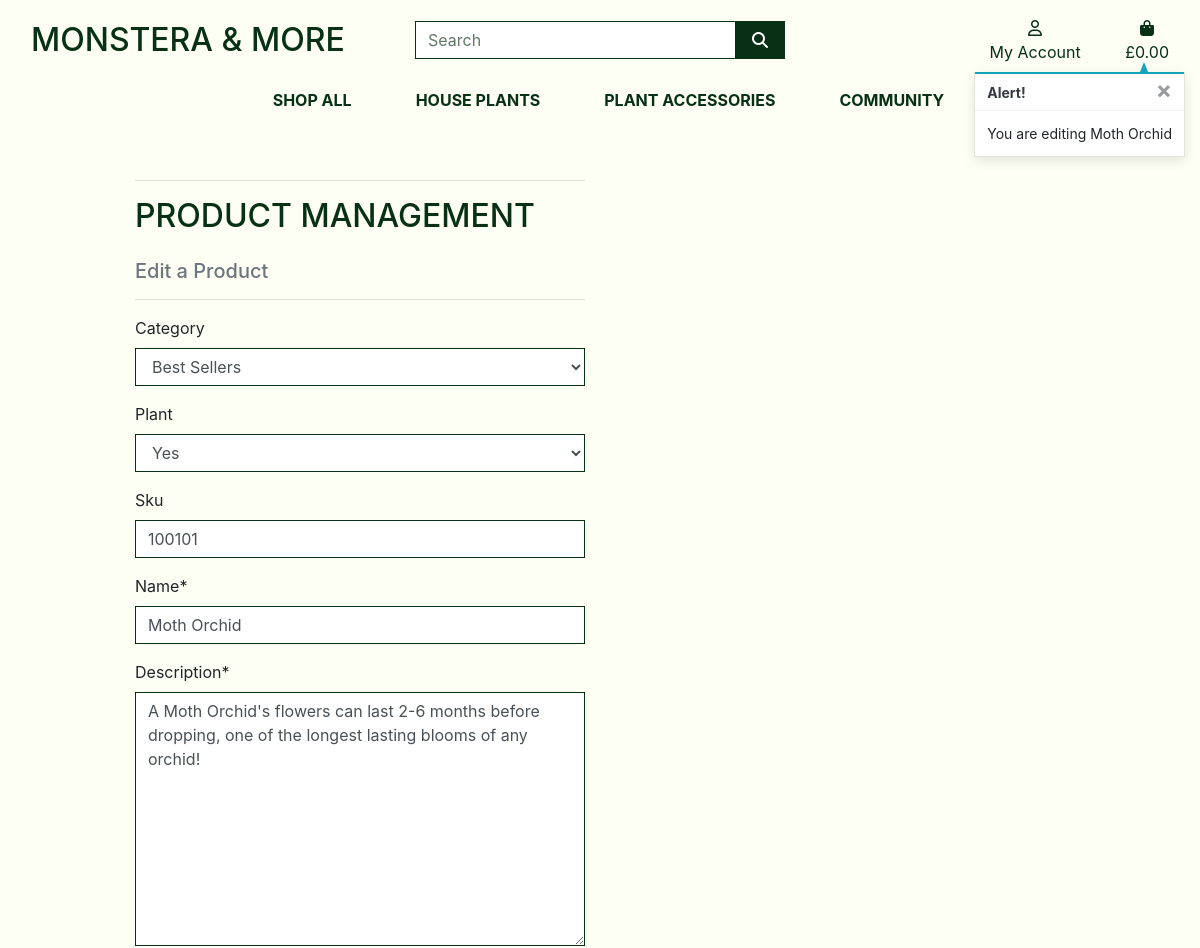
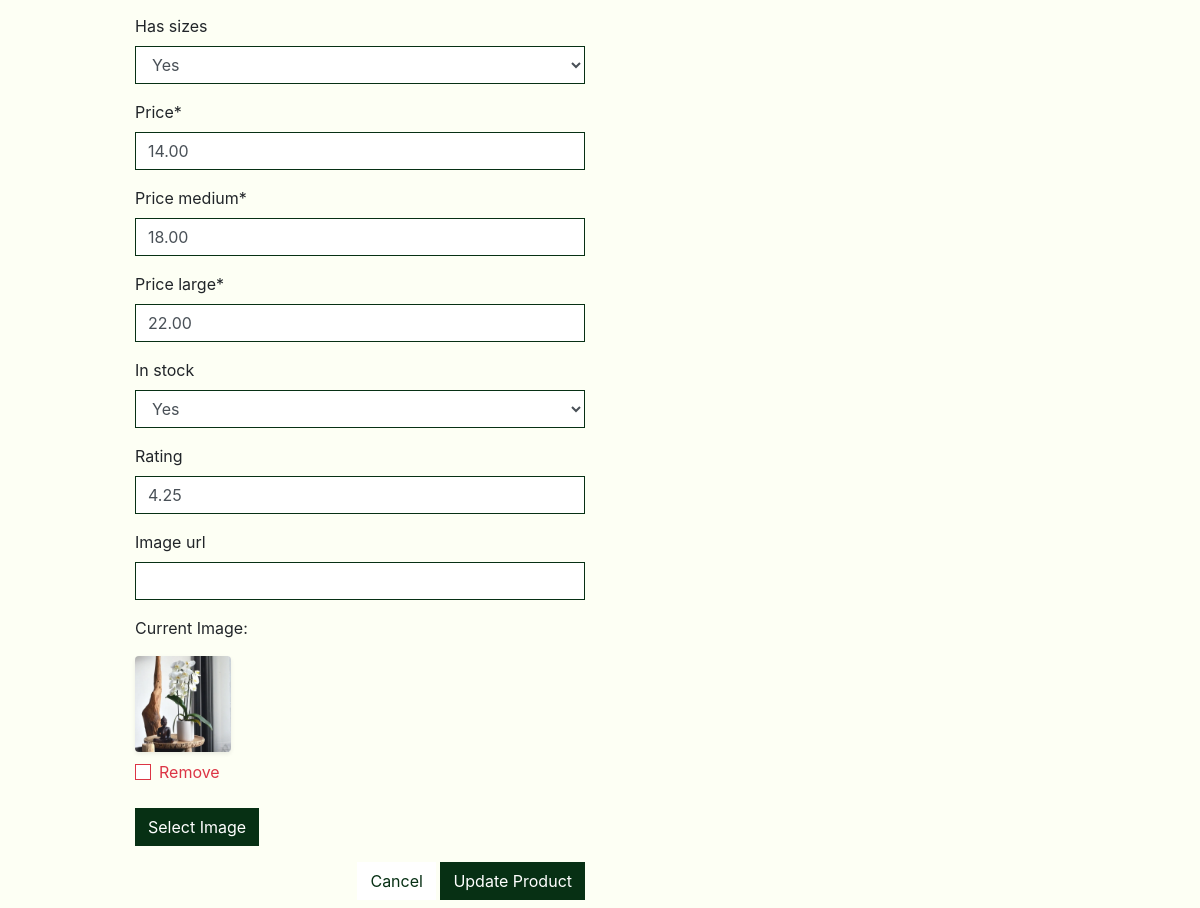
The page /products/edit/178/ (signed in) on the database its author committed (2 pictures, top to bottom).
### products/models.py (models this page shows, shortened)
class Product(models.Model):
    category = models.ForeignKey('Category', null=True, blank=True, on_delete=models.SET_NULL)
    plant = models.BooleanField(null=True, blank=True)
    sku = models.CharField(max_length=254, null=True, blank=True)
    name = models.CharField(max_length=254)
    description = models.TextField()
    has_sizes = models.BooleanField(default=False, null=True, blank=True)
    price = models.DecimalField(max_digits=6, decimal_places=2)
    price_medium = models.DecimalField(max_digits=6, decimal_places=2, default=0)
    price_large = models.DecimalField(max_digits=6, decimal_places=2, default=0)
    in_stock = models.BooleanField(default=True, null=True, blank=True)
    date_created = models.DateTimeField(auto_now_add=True)
    rating = models.DecimalField(max_digits=6, decimal_places=2, null=True, blank=True)
    image_url = models.URLField(max_length=1024, null=True, blank=True)
    image = models.ImageField(null=True, blank=True)

### products/views.py (the view)
# urls.py: path('edit/<int:product_id>/', views.edit_product, name='edit_product'),
@login_required
def edit_product(request, product_id):
    if not request.user.is_superuser:
        messages.error(request, 'Sorry, only store owners can do that.')
        return redirect(reverse('home'))
    product = get_object_or_404(Product, pk=product_id)
    if request.method == 'POST':
        form = ProductForm(request.POST, request.FILES, instance=product)
        if form.is_valid():
            form.save()
            messages.success(request, 'Successfully updated product!')
            return redirect(reverse('product_detail', args=[product.id]))
        else:
            messages.error(request, 'Failed to update product. Please ensure the form is valid.')
    else:
        form = ProductForm(instance=product)
        messages.info(request, f'You are editing {product.name}')
    template = 'products/edit_product.html'
    context = {
        'form': form,
        'product': product,
        'on_profile_page': True,
    }
    return render(request, template, context)

### products/forms.py
class ProductForm(forms.ModelForm):
    class Meta:
        model = Product
        fields = '__all__'
    image = forms.ImageField(label='Image', required=False, widget=CustomClearableFileInput)
    def __init__(self, *args, **kwargs):
        super().__init__(*args, **kwargs)
        categories = Category.objects.all()
        friendly_names = [(c.id, c.get_friendly_name()) for c in categories]
        self.fields['category'].choices = friendly_names
        for field_name, field in self.fields.items():
            field.widget.attrs['class'] = 'border-black rounded-0'

### bag/contexts.py (called while the page is built, shortened)
def bag_contents(request):
    bag_items = []
    total = 0
    product_count = 0
    bag = request.session.get('bag', {})
    if total < settings.FREE_DELIVERY_THRESHOLD:
        delivery = total * Decimal(settings.STANDARD_DELIVERY_PERCENTAGE / 100)
        free_delivery_delta = settings.FREE_DELIVERY_THRESHOLD - total
    else:
        delivery = 0
        free_delivery_delta = 0
    grand_total = delivery + total
    context = {
        'bag_items': bag_items,
        'total': total,
        'product_count': product_count,
        'delivery': delivery,
        'free_delivery_delta': free_delivery_delta,
        'free_delivery_threshold': settings.FREE_DELIVERY_THRESHOLD,
        'grand_total': grand_total,
    }
    return context

### products/models.py (called while the page is built)
    def get_friendly_name(self):
        return self.friendly_name

### products/templates/products/edit_product.html (shortened to what this page needs)
{% extends "base.html" %}
{% load static %}
{% block page_header %}
    <div class="container header-container">
    </div>
{% endblock %}
{% block content %}
    <div class="overlay"></div>
    <div class="container">
        <div class="row">
            <div class="col-12 col-md-6">
                <hr>
                <h2 class="logo-font mb-4">Product Management</h2>
                <h5 class="text-muted">Edit a Product</h5>
                <hr>
            </div>
        </div>
        <div class="row">
            <div class="col-12 col-md-6">
                <form method="POST" action="{% url 'edit_product' product.id %}" class="form mb-2" enctype="multipart/form-data">
                    {% for field in form %}
                    {% if field.name != 'image' %}
                        {{ field | as_crispy_field }}
                    {% else %}
                        {{ field }}
                    {% endif %}
                    {% endfor %}
                    <div class="text-right">
                        <a class="btn btn-outline-black rounded-0" href="{% url 'products' %}">Cancel</a>
                        <button class="btn btn-black rounded-0" type="submit">Update Product</button>
                    </div>
                </form>
            </div>
        </div>
    </div>
    {% endblock %}

### static/css/base.css (style rules this page uses)
html { height: 100%; }
body { background-image: url('/media/hero-plant.jpg') ; height: 100vh; background-position: 1% 1%; }
a { color:#073014 ; }
.logo-font { text-transform: uppercase; color:#073014; }
.btn-black { background: #073014; color: white; }
.border-black { border: 1px solid #073014 !important; }
.overlay { height: 100%; width: 100%; top: 0; left: 0; position: fixed; background: #FDFFF4; z-index: -1; }
.btn-outline-black { background: white; color: #073014 !important; border: 1px solid 073014; }
@media (min-width: 1200px) { .container { max-width: 80%; } }
@media (min-width: 992px) { .header-container { padding-top: 164px; } }

### rows shown on the page
Product: category "Best Sellers" "Yes" "100101" "Moth Orchid" "A Moth Orchid's flowers can last 2-6 months before dropping, one of the longest lasting blooms of any orchid!" "Yes" "14.00" "18.00" "22.00" "Yes" "4.25"

### other values the page prints
{{ message }} "You are editing Moth Orchid"
{{ widget.initial_text }} "Current Image"
{{ widget.clear_checkbox_label }} "Remove"
